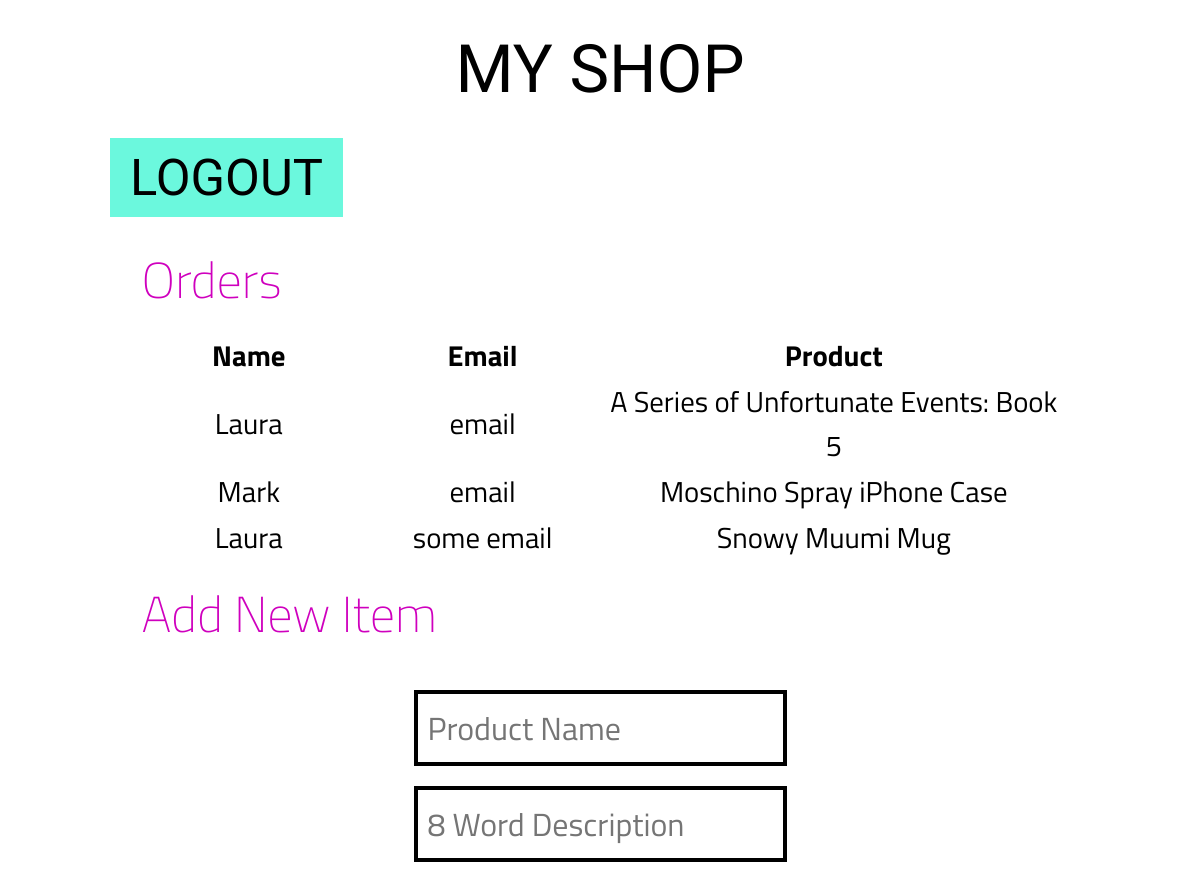
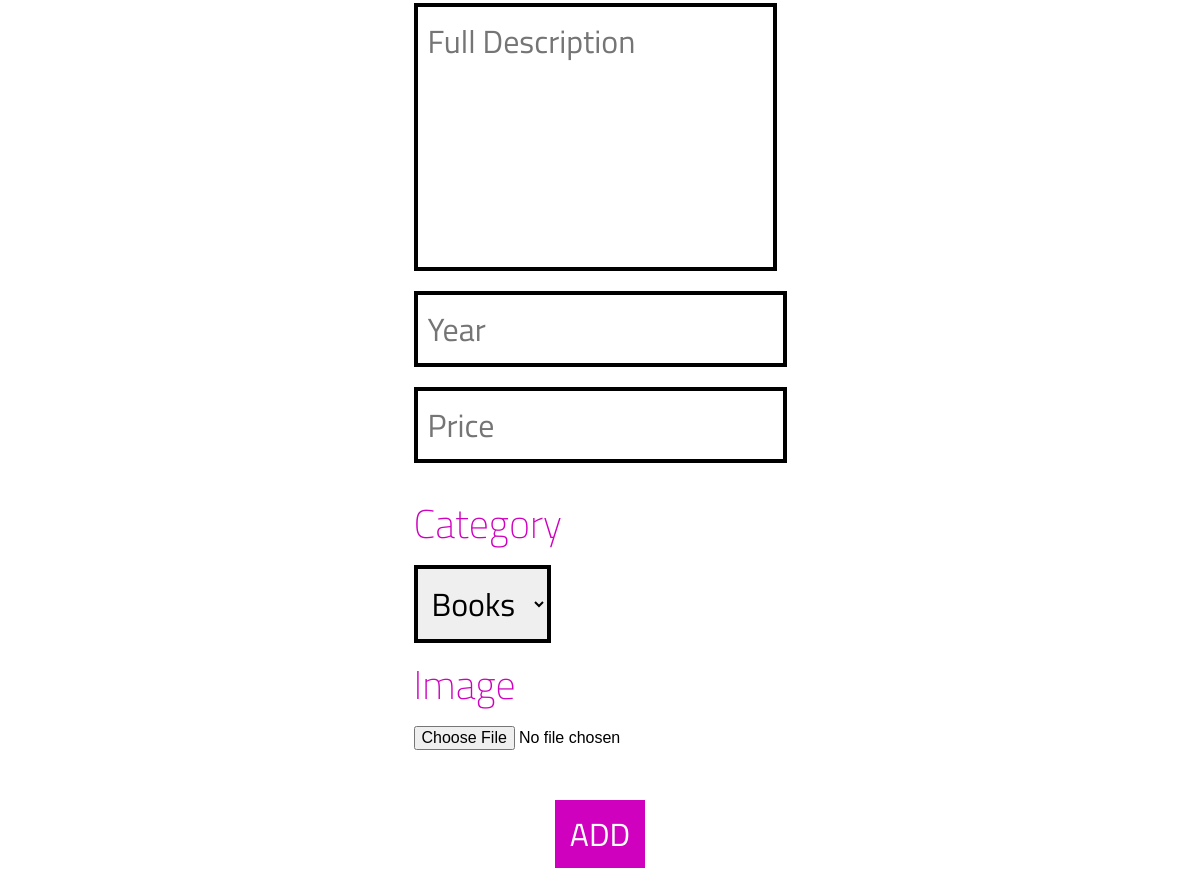
Screenshot of /admin-index.php (signed in) with the database file from the repository (2 pictures, top to bottom).
### tables this page shows
CREATE TABLE `orders` (
  `id` int(11) NOT NULL,
  `name` varchar(100) NOT NULL,
  `email` varchar(100) NOT NULL,
  `product` varchar(100) NOT NULL
);

### db/db.php (called while the page is built, shortened)
<?php
	function connect() {
		try {
			$db = new PDO('mysql:host='.db_hostname.';dbname='.db_database, db_username, db_password);
			$db->setAttribute(PDO::ATTR_ERRMODE, PDO::ERRMODE_EXCEPTION);
		} catch(PDOException $e) {
			die($e->getMessage());
		}
		return $db;
	}
	function getOrders() {
		$db = connect();
		$query = 'SELECT * FROM orders';
		$getOrders = $db->prepare($query);
		$getOrders->execute();
		return $getOrders->fetchAll(PDO::FETCH_ASSOC);
	}
?>

### include/orders.php (the view)
<div class="product-page-title">Orders</div>
<table class="orders-table">
	<tr>
		<th>Name</th>
		<th>Email</th>
		<th>Product</th>
	</tr>
	<?php
		$getOrders = getOrders();
		if($getOrders) {
			foreach($getOrders as $key => $value) {
				$name = $value['name'];
				$email = $value['email'];
				$product = $value['product'];
				?>
				<tr>
					<td><?php echo $name; ?></td>
					<td><?php echo $email; ?></td>
					<td><?php echo $product; ?></td>
				</tr>
				<?php
			}
		}
	?>
</table>

### css/style.css (style rules this page uses)
* { padding:0; margin:0; box-sizing:border-box; }
.product-page-title { font-family:'Titillium Web', sans-serif; color:rgb(207,0,190); font-size:3.15em; padding:.27em .23em; font-weight:200; background-color:rgb(255,255,255); }
.orders-table { font-family:'Titillium Web', sans-serif; font-size:1.8em; margin:0 auto; }
.orders-table th { padding:0 80px; }
.orders-table td { text-align:center; }

### rows the page displays
orders: name "Laura", email "email", product "A Series of Unfortunate Events: Book 5"
orders: name "Mark", email "email", product "Moschino Spray iPhone Case"
orders: name "Laura", email "some email", product "Snowy Muumi Mug"
